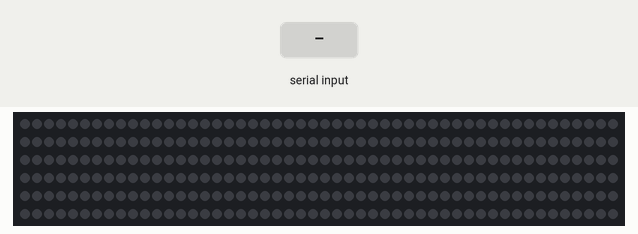
The sketch below on a simulated Arduino Uno, built with avr-gcc and run on an emulated ATmega328P. Shown: 300 RGB LEDs in strip order, left to right, continuing on the next row. Inputs (shaded band) come from the test bench. Dim RGB values are drawn brighter than linear; what the sketch prints to the serial monitor is not drawn.

Above: at 1.2 s.
1.3 s: "pride" received over Serial
At 1.7 s:
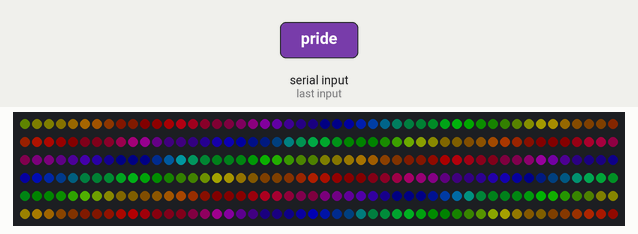
2.8 s: "pride" received over Serial
At 4.0 s:
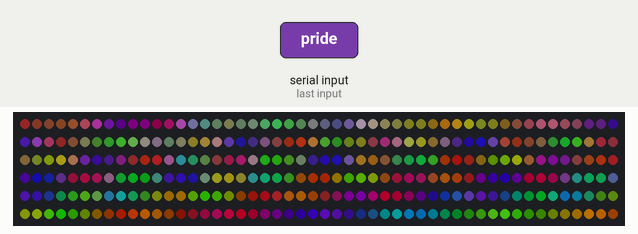
4.3 s: "off" received over Serial
At 5.3 s:
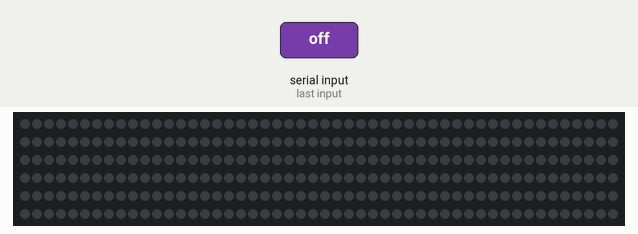
Timing chart, 0 to 7.3 s (numbered marks = the images above; inputs shaded):
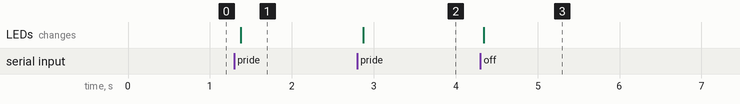

Measured:
- after the input at 1.3 s, the LEDs: change after 0.07 s (image 1)
- after the input at 2.8 s, the LEDs: change after 0.07 s (image 2)
- after the input at 4.3 s, the LEDs: change at once (image 3)

The sketch:

workinghc-06.ino
```cpp
//original neopixels version https://create.arduino.cc/projecthub/3Derp/programmable-stranger-things-light-wall-costume-eaa668
// original code by Michael Barretta
//Edited for FastLED, Optimized and Added Numbers.
//Created by Zombodotcom

#include <FastLED.h>
#define DATA_PIN 3
#define COLOR_ORDER GRB
int mode = 0;
//#define CLK_PIN   4
#define LED_TYPE    WS2812B
#include <SoftwareSerial.h>


#define NUM_LEDS    300
CRGB leds[NUM_LEDS];
#define BRIGHTNESS          96
#define FRAMES_PER_SECOND  120
#include "patterns.h"
String message = " ";    // Initialize default string for incoming text
String readString;

void setup() {
  FastLED.addLeds<WS2812B, DATA_PIN, COLOR_ORDER>(leds, NUM_LEDS); //setting up the FastLED
  FastLED.clear();
  FastLED.show();
  // Open serial communications and wait for port to open:
  Serial.begin(9600);
  while (!Serial) {
    ; // wait for serial port to connect. Needed for native USB port only
  }
}

// Main program body, loop checks for new serial input and runs functions based on character input or default print function
void loop() {
  //   Set string to incoming text
  //expect a string like wer,qwe rty,123 456,hyre kjhg,
  //or like hello world,who are you?,bye!,
  while (Serial.available()) {
    delay(10);  //small delay to allow input buffer to fill

    char c = Serial.read();  //gets one byte from serial buffer
    if (c == ',') {
      break;
    }  //breaks out of capture loop to print readstring
    readString += c;
  } //makes the string readString

  if (readString.length() > 0) {
    Serial.println(readString); //prints string to serial port out

    if (readString == "off") { // Clear string using '*' input
      fill_solid(leds, NUM_LEDS, CRGB::Black);
      readString = " off";
      mode = 0;
      message = " ";
      // erase the string so it doesnt print anything
      //set all the leds off
    }
    if (readString == "pride") { // Clear string using '*' input

      Serial.print("pride");
      Serial.print("we have touchdown");
           mode = 1;
    }
    else {
      mode = 0;
      message = " ";
    }


switch (mode) {
    case 1:  //run when var = 1
      pride();
      FastLED.show();
      Serial.print("\n Playing Pride");
      break;

    case 2:  //run when var = 2
      break;

    case 0:
      fill_solid(leds, NUM_LEDS, CRGB::Black);
      FastLED.show();
      break;


    default:
      // if nothing else matches, do the default
      // default is optional
    break;

  }

 readString = ""; //clears variable for new input
}


}
```

patterns.h
```cpp
void pride()
{

  static uint16_t sPseudotime = 0;
  static uint16_t sLastMillis = 0;
  static uint16_t sHue16 = 0;

  uint8_t sat8 = beatsin88( 87, 220, 250);
  uint8_t brightdepth = beatsin88( 341, 96, 224);
  uint16_t brightnessthetainc16 = beatsin88( 203, (25 * 256), (40 * 256));
  uint8_t msmultiplier = beatsin88(147, 23, 60);

  uint16_t hue16 = sHue16;//gHue * 256;
  uint16_t hueinc16 = beatsin88(113, 1, 3000);

  uint16_t ms = millis();
  uint16_t deltams = ms - sLastMillis ;
  sLastMillis  = ms;
  sPseudotime += deltams * msmultiplier;
  sHue16 += deltams * beatsin88( 400, 5, 9);
  uint16_t brightnesstheta16 = sPseudotime;

  for ( uint16_t i = 0 ; i < NUM_LEDS; i++) {

    hue16 += hueinc16;
    uint8_t hue8 = hue16 / 256;

    brightnesstheta16  += brightnessthetainc16;
    uint16_t b16 = sin16( brightnesstheta16  ) + 32768;

    uint16_t bri16 = (uint32_t)((uint32_t)b16 * (uint32_t)b16) / 65536;
    uint8_t bri8 = (uint32_t)(((uint32_t)bri16) * brightdepth) / 65536;
    bri8 += (255 - brightdepth);

    CRGB newcolor = CHSV( hue8, sat8, bri8);

    uint16_t pixelnumber = i;
    pixelnumber = (NUM_LEDS - 1) - pixelnumber;

    nblend( leds[pixelnumber], newcolor, 64);

  }

}
```
